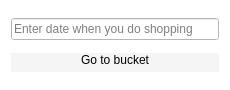
<?xml version="1.0" encoding="UTF-8"?>
<ui version="4.0">
 <class>BucketFirstMenu</class>
 <widget class="QDialog" name="BucketFirstMenu">
  <property name="geometry">
   <rect>
    <x>0</x>
    <y>0</y>
    <width>230</width>
    <height>90</height>
   </rect>
  </property>
  <property name="windowTitle">
   <string>Dialog</string>
  </property>
  <property name="styleSheet">
   <string notr="true">background-color: rgb(255, 255, 255);</string>
  </property>
  <layout class="QGridLayout" name="gridLayout">
   <item row="0" column="0">
    <widget class="QLineEdit" name="lineEditDate">
     <property name="placeholderText">
      <string>Enter date when you do shopping</string>
     </property>
    </widget>
   </item>
   <item row="1" column="0">
    <widget class="QPushButton" name="pushButton">
     <property name="styleSheet">
      <string notr="true">QPushButton
{
background-color: rgb(245, 245, 245);
border:none;
color: rgb(2, 2, 2);
border-left: 1px solid rgb(245, 245, 245);
border-right: 1px solid rgb(245, 245, 245);
border-bottom: 5px solid rgb(245, 245, 245);
}
QPushButton:hover {
    color: #000000;
    background-color: rgb(200, 200, 200); 
    border: 0px solid rgb(0, 0, 0);
}</string>
     </property>
     <property name="text">
      <string>Go to bucket</string>
     </property>
    </widget>
   </item>
  </layout>
 </widget>
 <resources/>
 <connections/>
</ui>
